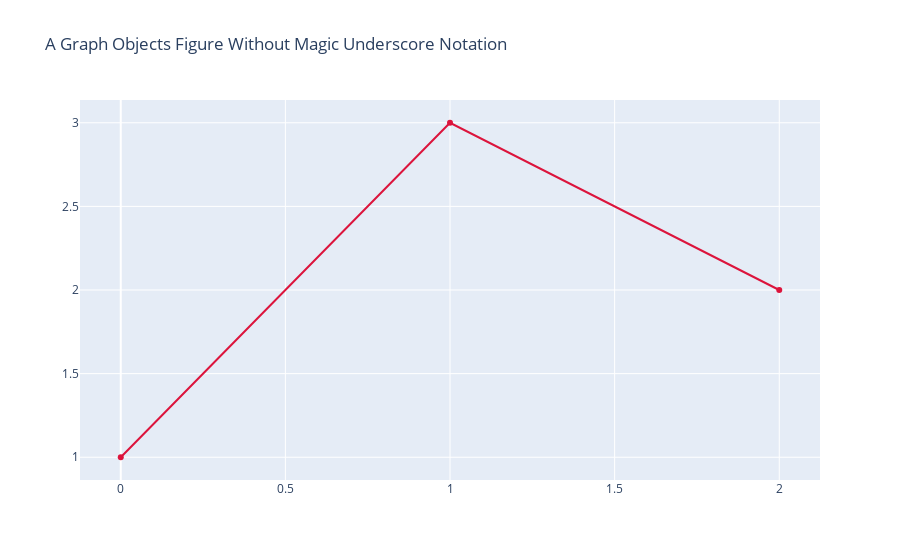

Notebook code cell kept with this figure:
### Markdown cell above
O sublinhado mágico é suportado em toda API do graph_objects.

Quando ver um construtor passado com um sublinhao, quase sempre será um sublinhado mágico.
"Quase sempre", porque existem alguns termos:
* error_x
* error_y
* error_z
* copy_xstyle
* copy_ystyle
* copy_zstyle
* paper_bgcolor
* plot_bgcolor

Que foram adicionados antes de inserirem a proibição de uso de sublinhados.

### Code cell
fig = go.Figure(
    data=[go.Scatter(y=[1, 3, 2], line=dict(color="crimson"))],
    layout=dict(title=dict(text="A Graph Objects Figure Without Magic Underscore Notation"))
)

fig.show()

### Figure 1 — Plotly figure (JSON) as saved in the notebook; plotly's stock layout.template omitted (floating-point values rounded to 4 significant figures)
{"data": [{"line": {"color": "crimson"}, "type": "scatter", "y": [1, 3, 2]}], "layout": {"title": {"text": "A Graph Objects Figure Without Magic Underscore Notation"}}}
